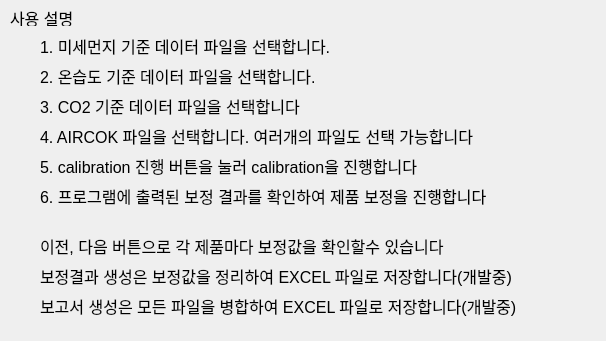
<?xml version="1.0" encoding="UTF-8"?>
<ui version="4.0">
 <class>Dialog</class>
 <widget class="QDialog" name="Dialog">
  <property name="geometry">
   <rect>
    <x>0</x>
    <y>0</y>
    <width>606</width>
    <height>341</height>
   </rect>
  </property>
  <property name="windowTitle">
   <string>Dialog</string>
  </property>
  <widget class="QLabel" name="label">
   <property name="geometry">
    <rect>
     <x>10</x>
     <y>10</y>
     <width>71</width>
     <height>16</height>
    </rect>
   </property>
   <property name="font">
    <font>
     <pointsize>12</pointsize>
    </font>
   </property>
   <property name="text">
    <string>사용 설명</string>
   </property>
  </widget>
  <widget class="QLabel" name="label_2">
   <property name="geometry">
    <rect>
     <x>40</x>
     <y>120</y>
     <width>511</width>
     <height>31</height>
    </rect>
   </property>
   <property name="font">
    <font>
     <pointsize>12</pointsize>
    </font>
   </property>
   <property name="text">
    <string>4. AIRCOK 파일을 선택합니다. 여러개의 파일도 선택 가능합니다</string>
   </property>
  </widget>
  <widget class="QLabel" name="label_3">
   <property name="geometry">
    <rect>
     <x>40</x>
     <y>30</y>
     <width>511</width>
     <height>31</height>
    </rect>
   </property>
   <property name="font">
    <font>
     <pointsize>12</pointsize>
    </font>
   </property>
   <property name="text">
    <string>1. 미세먼지 기준 데이터 파일을 선택합니다.</string>
   </property>
  </widget>
  <widget class="QLabel" name="label_4">
   <property name="geometry">
    <rect>
     <x>40</x>
     <y>60</y>
     <width>511</width>
     <height>31</height>
    </rect>
   </property>
   <property name="font">
    <font>
     <pointsize>12</pointsize>
    </font>
   </property>
   <property name="text">
    <string>2. 온습도 기준 데이터 파일을 선택합니다.</string>
   </property>
  </widget>
  <widget class="QLabel" name="label_5">
   <property name="geometry">
    <rect>
     <x>40</x>
     <y>90</y>
     <width>511</width>
     <height>31</height>
    </rect>
   </property>
   <property name="font">
    <font>
     <pointsize>12</pointsize>
    </font>
   </property>
   <property name="text">
    <string>3. CO2 기준 데이터 파일을 선택합니다</string>
   </property>
  </widget>
  <widget class="QLabel" name="label_6">
   <property name="geometry">
    <rect>
     <x>40</x>
     <y>150</y>
     <width>511</width>
     <height>31</height>
    </rect>
   </property>
   <property name="font">
    <font>
     <pointsize>12</pointsize>
    </font>
   </property>
   <property name="text">
    <string>5. calibration 진행 버튼을 눌러 calibration을 진행합니다</string>
   </property>
  </widget>
  <widget class="QLabel" name="label_7">
   <property name="geometry">
    <rect>
     <x>40</x>
     <y>180</y>
     <width>511</width>
     <height>31</height>
    </rect>
   </property>
   <property name="font">
    <font>
     <pointsize>12</pointsize>
    </font>
   </property>
   <property name="text">
    <string>6. 프로그램에 출력된 보정 결과를 확인하여 제품 보정을 진행합니다</string>
   </property>
  </widget>
  <widget class="QLabel" name="label_8">
   <property name="geometry">
    <rect>
     <x>40</x>
     <y>260</y>
     <width>511</width>
     <height>31</height>
    </rect>
   </property>
   <property name="font">
    <font>
     <pointsize>12</pointsize>
    </font>
   </property>
   <property name="text">
    <string>보정결과 생성은 보정값을 정리하여 EXCEL 파일로 저장합니다(개발중)</string>
   </property>
  </widget>
  <widget class="QLabel" name="label_9">
   <property name="geometry">
    <rect>
     <x>40</x>
     <y>290</y>
     <width>531</width>
     <height>31</height>
    </rect>
   </property>
   <property name="font">
    <font>
     <pointsize>12</pointsize>
    </font>
   </property>
   <property name="text">
    <string>보고서 생성은 모든 파일을 병합하여 EXCEL 파일로 저장합니다(개발중)</string>
   </property>
  </widget>
  <widget class="QLabel" name="label_10">
   <property name="geometry">
    <rect>
     <x>40</x>
     <y>230</y>
     <width>511</width>
     <height>31</height>
    </rect>
   </property>
   <property name="font">
    <font>
     <pointsize>12</pointsize>
    </font>
   </property>
   <property name="text">
    <string>이전, 다음 버튼으로 각 제품마다 보정값을 확인할수 있습니다</string>
   </property>
  </widget>
 </widget>
 <resources/>
 <connections/>
</ui>
